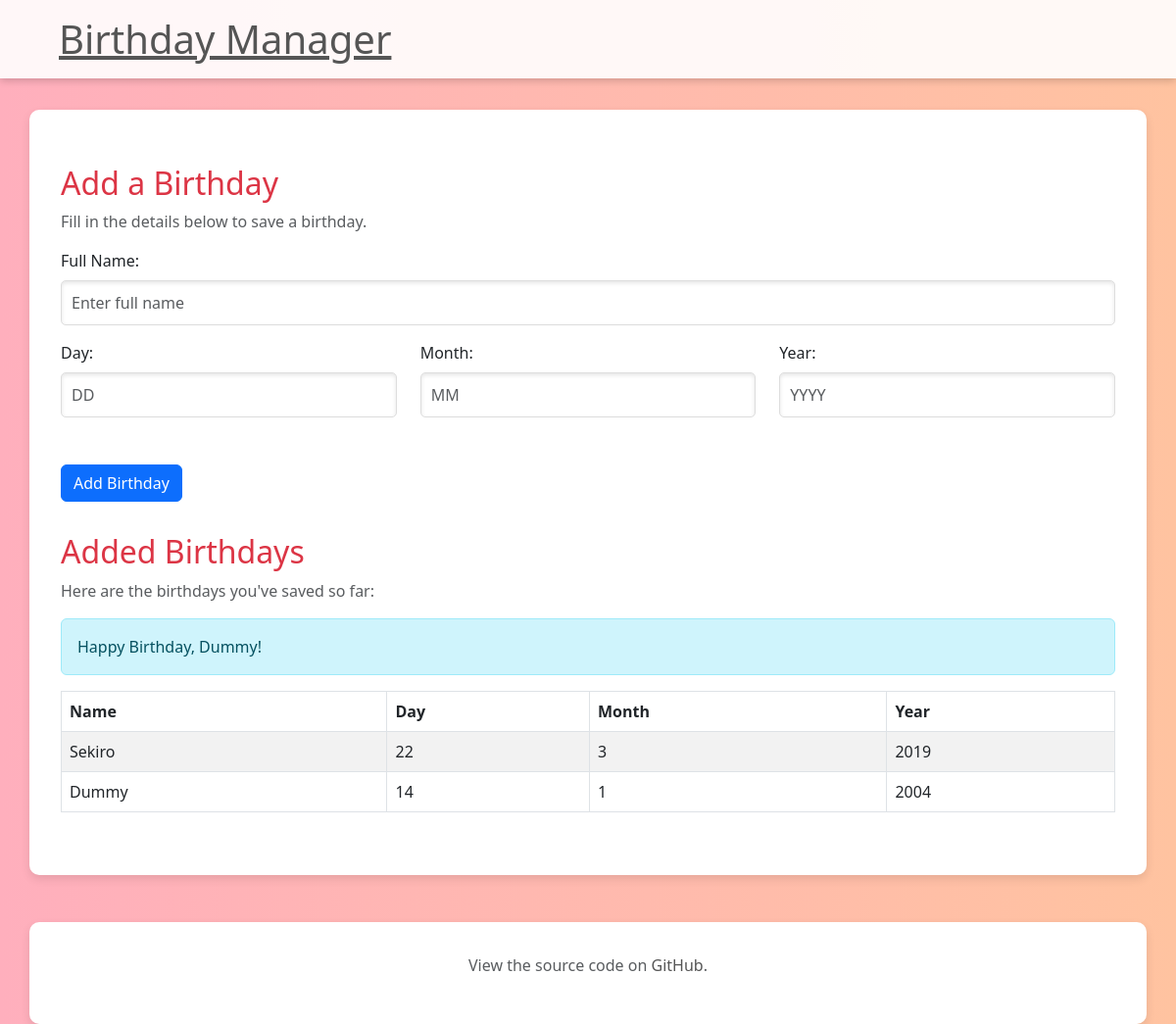
/, run on an earlier commit of the app's database.
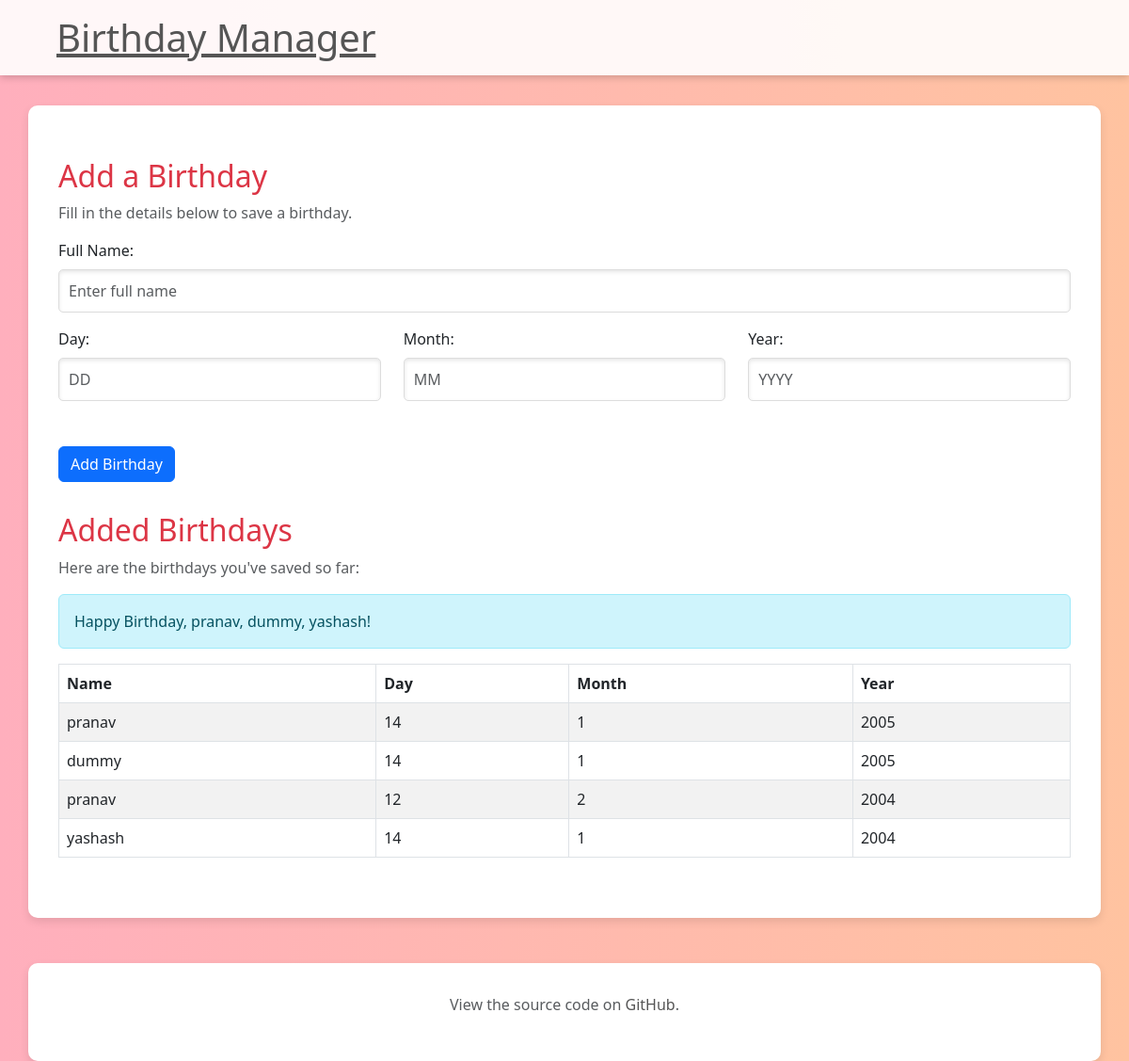
And on a later commit of the database.
### Home/models.py (models this page shows, shortened)
class Birthday(models.Model):
    name = models.CharField(max_length=100)
    day = models.IntegerField()
    month = models.IntegerField()
    year = models.IntegerField()

### Home/views.py (the view)
# urls.py: 2. Add a URL to urlpatterns:  path('', Home.as_view(), name='home')
def Home(request):
    data = models.Birthday.objects.all()
    today = datetime.now()
    birthday_people = models.Birthday.objects.filter(day=today.day, month=today.month)
    if birthday_people.exists():
        birthday_names = ', '.join([person.name for person in birthday_people])
        return render(request, 'Home/index.html', {
            'birthdays': data,
            'message': 'Add Birthday',
            'birthday_message': f'Happy Birthday, {birthday_names}!'
        })
    form = forms.BirthdayForm()
    print(data, 'This is data')
    return render(request, 'Home/index.html', {'form': form, 'message': "Add Birthday", 'birthdays': data})

### Home/templates/Home/index.html (shortened to what this page needs)
<!DOCTYPE html>
<html lang="en">
    {% load static %}
<head>
    <link href="https://cdn.jsdelivr.net/npm/bootstrap@5.3.0-alpha1/dist/css/bootstrap.min.css" rel="stylesheet">
    <link rel="stylesheet" href="{% static 'Home/css/styles.css' %}">
</head>
<body>
    <header class="container-fluid text-center">
        <nav class="d-flex justify-content-between align-items-center px-5">
            <h1 class="m-0"><a class="link" href="{% url 'Home:Home' %}">Birthday Manager</a></h1>
        </nav>
    </header>
    <main class="container">
        <section id="form-section" class="form-section">
            <h2 class="text-danger">Add a Birthday</h2>
            <p class="text-muted">Fill in the details below to save a birthday.</p>
            <form action="{% url 'Home:addBirthday' %}" method="post" enctype="multipart/form-data">
                <div class="mb-3">
                    <label for="name" class="form-label">Full Name:</label>
                    <input type="text" id="name" name="name" placeholder="Enter full name" class="form-control">
                </div>
                <div class="row">
                    <div class="col-md-4 mb-3">
                        <label for="day" class="form-label">Day:</label>
                        <input type="number" id="day" name="day" placeholder="DD" class="form-control">
                    </div>
                    <div class="col-md-4 mb-3">
                        <label for="month" class="form-label">Month:</label>
                        <input type="number" id="month" name="month" placeholder="MM" class="form-control">
                    </div>
                    <div class="col-md-4 mb-3">
                        <label for="year" class="form-label">Year:</label>
                        <input type="number" id="year" name="year" placeholder="YYYY" class="form-control">
                    </div>
                </div>
                <button class="btn move-up btn-primary mt-3" type="submit">Add Birthday</button>
            </form>
        </section>
        <section id="list-section" class="list-section">
            <h2 class="text-danger">Added Birthdays</h2>
            <p class="text-muted">Here are the birthdays you've saved so far:</p>
            {% if birthday_message %}
            <div class="alert alert-info">{{ birthday_message }}</div>
            {% endif %}
            {% if birthdays %}
            <table class="table table-bordered table-striped">
                <thead>
                    <tr>
                        <th>Name</th>
                        <th>Day</th>
                        <th>Month</th>
                        <th>Year</th>
                    </tr>
                </thead>
                <tbody>
                    {% for birthday in birthdays %}
                    <tr>
                        <td>{{ birthday.name }}</td>
                        <td>{{ birthday.day }}</td>
                        <td>{{ birthday.month }}</td>
                        <td>{{ birthday.year }}</td>
                    </tr>
                    {% endfor %}
                </tbody>
            </table>
            {% else %}
            <p class="text-muted">No birthdays added yet. Start by adding one!</p>
            {% endif %}
        </section>
    </main>
    <footer class="container text-center mt-5">
        <p class="text-muted">View the source code on <a class="btn-primary" href="https://github.com/LIGHTscrn/Birthday" target="_blank">GitHub</a>.</p>
    </footer>
</body>
</html>

What changed in the data, as far as the page shows it:
changed Birthday (number 1 of 4 on the later page): name "Sekiro" → "pranav"; day "22" → "14"; month "3" → "1"; year "2019" → "2005"
changed Birthday: name "Dummy" → "dummy"; year "2004" → "2005"
added Birthday: name "pranav", day "12", month "2", year "2004"
added Birthday: name "yashash", day "14", month "1", year "2004"
Also different on the page:
{{ birthday_message }}: "Happy Birthday, Dummy!" → "Happy Birthday, pranav, dummy, yashash!"
